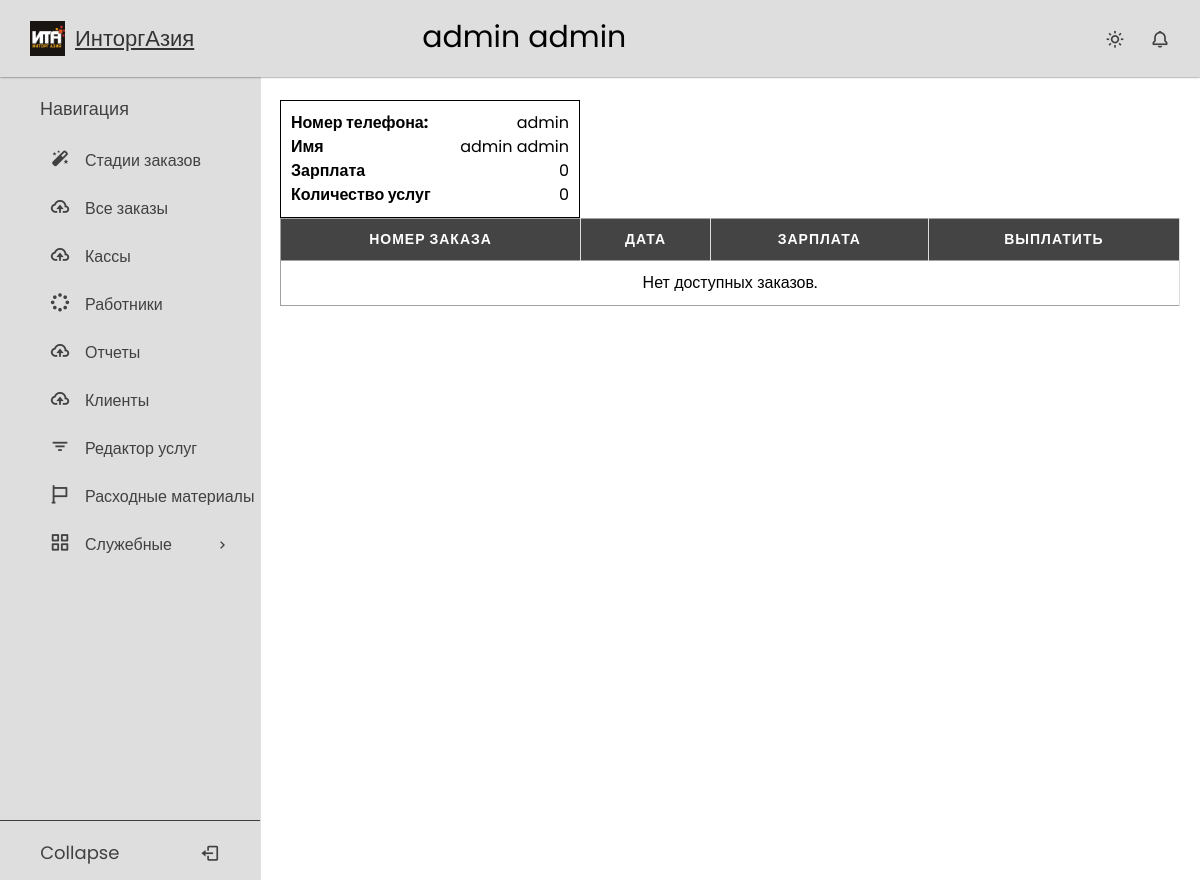
Page /employer/1/ (signed in) on the committed database.
### users/models.py (models this page shows, shortened)
class User(AbstractBaseUser, PermissionsMixin):
    disabled = models.BooleanField(default=False)
    username = models.CharField(max_length=100, blank=True, null=True, unique=True, help_text='Номер телефона')
    first_name = models.CharField(max_length=254)
    last_name = models.CharField(max_length=254)
    is_staff = models.BooleanField(default=False)
    is_superuser = models.BooleanField(default=False)
    is_active = models.BooleanField(default=True)
    last_login = models.DateTimeField(null=True, blank=True)
    date_joined = models.DateTimeField(null=True, auto_now=True)
    joined_date = models.DateTimeField(default=timezone.now)
    user_type = models.CharField(max_length=20, choices=UserType.choices, default=UserType.CLIENT)
    discount = models.ForeignKey(DiscountType, on_delete=models.PROTECT, blank=True, null=True)
    money = models.IntegerField(default=0)
    profit = models.IntegerField(default=0)
    product_count = models.IntegerField(default=0, blank=True, null=True)
    referral = models.ForeignKey('self', on_delete=models.SET_NULL, blank=True, null=True)
    class Meta:
        ordering = ('disabled',)
    USERNAME_FIELD = 'username'
    REQUIRED_FIELDS = []
    objects = UserManager()
    def __str__(self):
        return f'{self.first_name} {self.last_name}'

### crm_app/views.py (the view)
# urls.py: path('employer/<int:pk>/', EmployerDetailView.as_view(), name='employer_detail'),
class EmployerDetailView(LockedView, DetailView):
    model = CustomUser
    template_name = 'crmapp/employer_detail.html'
    def get_context_data(self, **kwargs):
        context = super().get_context_data(**kwargs)
        context['orders'] = EmployerOrder.objects.filter(user_id=self.object.id)
        context['cashboxes'] = Cashbox.objects.all()
        return context

### users/permissions.py (called while the page is built)
    def test_func(self):
        return self.request.user.user_type == UserType.WORKER

### templates/crmapp/employer_detail.html (shortened to what this page needs)
{% extends 'base.html' %}
{% load static %}
{% block css %}
    <link rel="stylesheet" href="{% static 'css/tables.css' %}">
{% endblock %}
{% block page_title %}
{{ user }}
{% endblock %}
{% block content %}
    <div class="user_info">
        <div class="user_flex"><b>Номер телефона:</b> <span>{{ user.username }}</span></div>
        <div class="user_flex"><b>Имя</b> <span>{{ user.first_name }} {{ user.last_name }}</span></div>
        <div class="user_flex"><b>Зарплата</b> <span>{{ user.money }}</span> </div>
        <div class="user_flex"><b>Количество услуг</b> <span>{{ user.product_count }}</span> </div>
    </div>
    <table>
      <thead>
        <tr>
          <th data-label="Номер заказа">Номер заказа</th>
          <th data-label="Дата">Дата</th>
          <th data-label="Зарплата">Зарплата</th>
          <th data-label="Выплатить">Выплатить</th>
        </tr>
      </thead>
      <tbody>
     {% for order in orders %}
          <tr>
            <td data-label="Номер заказа"><a href="{% url  'employer_order_detail' user.id order.order.id %}">№{{ order.order.id }}</a></td>
            <td data-label="Дата">{{ order.order.date }}</td>
            <td data-label="Зарплата">{{ order.salary }}</td>
            <td data-label="Выплатить">
                {% if order.salary == 0 %}
                    <input type="submit" disabled value="Выплаченно">
                {% else %}
                    <form action="{% url 'pay_a_salary' order.id %}" method="post">
                    {% csrf_token %}
                        <label>
                              <select name="cashbox" id="">
                                  {% for cashbox in cashboxes %}
                                      <option value="{{ cashbox.id }}">{{ cashbox.name }}</option>
                                  {% endfor %}
                            </select>
                            <input type="number" value="{{ order.salary }}" name="num" max="{{ order.salary }}" min="1">
                        </label>
                        <input type="submit" value="Выплатить">
                </form>
                {% endif %}
            </td>
          </tr>
        {% empty %}
          <tr>
            <td colspan="4">Нет доступных заказов.</td>
          </tr>
        {% endfor %}
      </tbody>
    </table>
{% endblock %}

### static/css/null.css (style rules this page uses)
*, *::before, *::after { box-sizing: border-box; }
body, h1, h2, h3, h4, p, ul[class], ol[class], li, figure, figcaption, blockquote, dl, dd { list-style-type: none; margin: 0; }
body { min-height: 100vh; scroll-behavior: smooth; text-rendering: optimizeSpeed; line-height: 1.5; }

### static/css/sidebar.css (style rules this page uses)
* { margin: 0; padding: 0; box-sizing: border-box; font-family: "Poppins", sans-serif; }
:root { --white-color: #dedede; --blue-color: #1655ff; --grey-color: #424141; --grey-color-light: rgba(0, 0, 0, 0.73); }
body { background-color: #ffffff; transition: all 0.5s ease; }

### static/css/tables.css (style rules this page uses)
table { border: 1px solid #ccc; width: 100%; margin:0; padding:0; border-collapse: collapse; border-spacing: 0; }
table tr { border: 1px solid #a1a1a1; padding: 5px; }
table th, table td { padding: 10px; text-align: center; border-right: 1px solid #ddd; }
table th { color: #fff; background-color: #444; text-transform: uppercase; font-size: 14px; letter-spacing: 1px; }

### templates/crmapp/employer_detail.html (style rules this page uses)
.user_info { border: 1px solid black; padding: 10px; display: inline-block; min-width: 300px; }
.user_flex { display: flex; justify-content: space-between; }

### rows in the picture
User: first_name+last_name "admin admin", username "admin", first_name "admin", last_name "admin", money "0", product_count "0"
